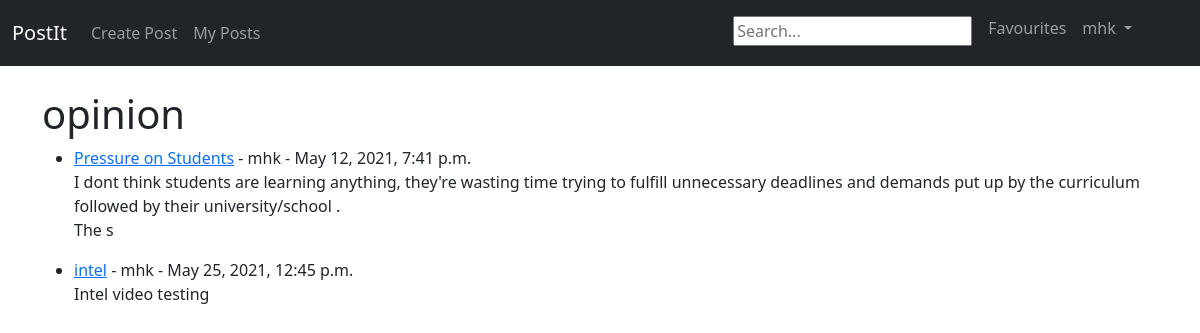
The app's page /category/opinion/ (signed in) with its own data.
### postIt/models.py (models this page shows, shortened)
class Post(models.Model):
    class Categories(models.TextChoices):
        WORLD = 'world'
        ENVIRONMENT = 'environment'
        TECHNOLOGY = 'technology'
        DESIGN = 'design'
        CULTURE = 'culture'
        BUSINESS = 'business'
        POLITICS = 'politics'
        OPINION = 'opinion'
        SCIENCE = 'science'
        HEALTH = 'health'
        STYLE = 'style'
        TRAVEL = 'travel'
    title = models.CharField(max_length=200, unique=True)
    author = models.ForeignKey(User, on_delete=models.CASCADE)
    category = models.CharField(max_length=50, choices=Categories.choices, default=Categories.OPINION)
    content = RichTextField(blank=True, null=True)
    photo = models.ImageField(null=True, blank=True, upload_to="images/")
    video_file = models.FileField(null=True, blank=True, upload_to="videos/")
    created_on = models.DateTimeField(auto_now_add=True)
    likes = models.ManyToManyField(User, related_name='site_post')
    no_of_likes = models.IntegerField(default=0)
    no_of_dislikes = models.IntegerField(default=0)
    favourite = models.BooleanField(default=False)

### postIt/views.py (the view)
# urls.py: path('category/<str:cats>/', CategoryView, name='category'),
def CategoryView(request, cats):
    category_posts = Post.objects.filter(category=cats)
    return render(request, 'categories.html', {'cats': cats, 'cat_posts': category_posts})

### postIt/templates/categories.html
{% extends 'base.html' %}
{% block content %}
{% if cat_posts %}
<h1>{{cats}}</h1>
<ul>
{% for post in cat_posts %}
    <li><a href="{% url 'post_detail' post.pk %}">
        {{post.title}}</a> - {{post.author}} - {{post.created_on}}
        <br/>
        {{ post.content|slice:":200"|safe }}
    </li>
{% endfor %}
</ul>
{% else %}
    <h2>This page does not exist</h2>
{% endif %}
{% endblock %}

### postIt/templates/base.html (shortened to what this page needs)
<!doctype html>
<html lang="en">
  <head>
    <link href="https://cdn.jsdelivr.net/npm/bootstrap@5.0.0-beta3/dist/css/bootstrap.min.css" rel="stylesheet">
  </head>
  <body>
    <nav class="navbar navbar-expand-lg navbar-dark bg-dark">
        <div class="container-fluid">
            <a class="navbar-brand" href="{% url 'home' %}">PostIt</a>
            <div class="collapse navbar-collapse" id="navbarSupportedContent">
              <ul class="navbar-nav me-auto">
                {% if user.is_authenticated %}
                <li class="nav-item">
                    <a class="nav-link" href="{% url 'make-post' %}">Create Post</a>
                </li>
                   <li class="nav-item">
                    <a class="nav-link" href="{% url 'my_posts' %}">My Posts</a>
                </li>
                {% endif %}
              </ul>
              <ul class="navbar-nav ml-auto me-5 mb-lg-1">
                  {% if user.is_authenticated %}
                  <form  class="nav-link" action="{% url 'search_results' %}" method="get">
                     <input name="q" type="text" placeholder="Search...">
                      </form>
                  <a  class="nav-link" href="{% url 'favourites' %}" role="button"  aria-expanded="false">
                            Favourites
                  </a>
                        <li class="nav-item dropdown">
                            <a  class="nav-link dropdown-toggle" href="#"  id="navbarDropdown" role="button" data-bs-toggle="dropdown" aria-expanded="false">
                              {{user.username}}
                            </a>
                        </li>
                    {% endif %}
                </ul>
            </div>
      </div>
    </nav>
    <br/>
    <div class="container">
    {% block content%}
    {% endblock %}
    </div>
  </body>
</html>

### records on screen
Post: title "Pressure on Students", author "mhk", created_on "May 12, 2021, 7:41 p.m.", content "I dont think students are learning anything, they're wasting time trying to fulfill unnecessary deadlines and demands put up by the curriculum followed by their university/school . The s"
Post: title "intel", author "mhk", created_on "May 25, 2021, 12:45 p.m.", content "Intel video testing"

### other values on screen
{{ user.username }} "mhk"
{{ cats }} "opinion"
